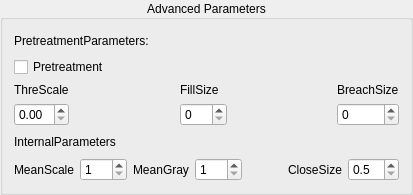
    <widget class="QGroupBox" name="groupAdvPara">
     <property name="title">
      <string>Advanced Parameters</string>
     </property>
     <property name="alignment">
      <set>Qt::AlignCenter</set>
     </property>
     <layout class="QGridLayout" name="gridLayout_3">
      <item row="2" column="0">
       <layout class="QHBoxLayout" name="horizontalLayout_6">
        <item>
         <layout class="QVBoxLayout" name="verticalLayout_9">
          <item>
           <widget class="QLabel" name="label_4">
            <property name="text">
             <string>ThreScale</string>
            </property>
           </widget>
          </item>
          <item>
           <widget class="QDoubleSpinBox" name="spinRoiRatio">
            <property name="maximum">
             <double>1.000000000000000</double>
            </property>
            <property name="singleStep">
             <double>0.010000000000000</double>
            </property>
           </widget>
          </item>
         </layout>
        </item>
        <item>
         <spacer name="horizontalSpacer_8">
          <property name="orientation">
           <enum>Qt::Horizontal</enum>
          </property>
          <property name="sizeHint" stdset="0">
           <size>
            <width>55</width>
            <height>20</height>
           </size>
          </property>
         </spacer>
        </item>
        <item>
         <layout class="QVBoxLayout" name="verticalLayout_10">
          <item>
           <widget class="QLabel" name="label_15">
            <property name="text">
             <string>FillSize</string>
            </property>
           </widget>
          </item>
          <item>
           <widget class="QSpinBox" name="spinClosingWH">
            <property name="maximum">
             <number>999</number>
            </property>
           </widget>
          </item>
         </layout>
        </item>
        <item>
         <spacer name="horizontalSpacer_9">
          <property name="orientation">
           <enum>Qt::Horizontal</enum>
          </property>
          <property name="sizeHint" stdset="0">
           <size>
            <width>55</width>
            <height>20</height>
           </size>
          </property>
         </spacer>
        </item>
        <item>
         <layout class="QVBoxLayout" name="verticalLayout_11">
          <item>
           <widget class="QLabel" name="label_16">
            <property name="text">
             <string>BreachSize</string>
            </property>
           </widget>
          </item>
          <item>
           <widget class="QSpinBox" name="spinGapWH">
            <property name="maximum">
             <number>999</number>
            </property>
           </widget>
          </item>
         </layout>
        </item>
       </layout>
      </item>
      <item row="1" column="0">
       <layout class="QHBoxLayout" name="horizontalLayout_4">
        <item>
         <widget class="QCheckBox" name="checkGenRoi">
          <property name="text">
           <string>Pretreatment</string>
          </property>
         </widget>
        </item>
        <item>
         <spacer name="horizontalSpacer_14">
          <property name="orientation">
           <enum>Qt::Horizontal</enum>
          </property>
          <property name="sizeHint" stdset="0">
           <size>
            <width>40</width>
            <height>20</height>
           </size>
          </property>
         </spacer>
        </item>
       </layout>
      </item>
      <item row="3" column="0">
       <layout class="QHBoxLayout" name="horizontalLayout_7">
        <item>
         <widget class="QLabel" name="label_8">
          <property name="text">
           <string>InternalParameters</string>
          </property>
         </widget>
        </item>
        <item>
         <spacer name="horizontalSpacer_15">
          <property name="orientation">
           <enum>Qt::Horizontal</enum>
          </property>
          <property name="sizeHint" stdset="0">
           <size>
            <width>40</width>
            <height>20</height>
           </size>
          </property>
         </spacer>
        </item>
       </layout>
      </item>
      <item row="0" column="0">
       <layout class="QHBoxLayout" name="horizontalLayout_3">
        <item>
         <widget class="QLabel" name="label_7">
          <property name="text">
           <string>PretreatmentParameters:</string>
          </property>
         </widget>
        </item>
        <item>
         <spacer name="horizontalSpacer_10">
          <property name="orientation">
           <enum>Qt::Horizontal</enum>
          </property>
          <property name="sizeHint" stdset="0">
           <size>
            <width>205</width>
            <height>20</height>
           </size>
          </property>
         </spacer>
        </item>
       </layout>
      </item>
      <item row="4" column="0">
       <layout class="QHBoxLayout" name="horizontalLayout_8">
        <item>
         <widget class="QLabel" name="label_17">
          <property name="text">
           <string>MeanScale</string>
          </property>
         </widget>
        </item>
        <item>
         <widget class="QSpinBox" name="spinMaskSize">
          <property name="minimum">
           <number>1</number>
          </property>
          <property name="maximum">
           <number>501</number>
          </property>
         </widget>
        </item>
        <item>
         <widget class="QLabel" name="label_27">
          <property name="text">
           <string>MeanGray</string>
          </property>
         </widget>
        </item>
        <item>
         <widget class="QSpinBox" name="spinMeanGray">
          <property name="minimum">
           <number>1</number>
          </property>
          <property name="maximum">
           <number>255</number>
          </property>
         </widget>
        </item>
        <item>
         <spacer name="horizontalSpacer_11">
          <property name="orientation">
           <enum>Qt::Horizontal</enum>
          </property>
          <property name="sizeHint" stdset="0">
           <size>
            <width>40</width>
            <height>20</height>
           </size>
          </property>
         </spacer>
        </item>
        <item>
         <widget class="QLabel" name="label_closeSize">
          <property name="text">
           <string>CloseSize</string>
          </property>
         </widget>
        </item>
        <item>
         <widget class="QDoubleSpinBox" name="spinClosingSize">
          <property name="decimals">
           <number>1</number>
          </property>
          <property name="minimum">
           <double>0.500000000000000</double>
          </property>
          <property name="maximum">
           <double>35.000000000000000</double>
          </property>
          <property name="singleStep">
           <double>0.500000000000000</double>
          </property>
         </widget>
        </item>
       </layout>
      </item>
     </layout>
    </widget>
